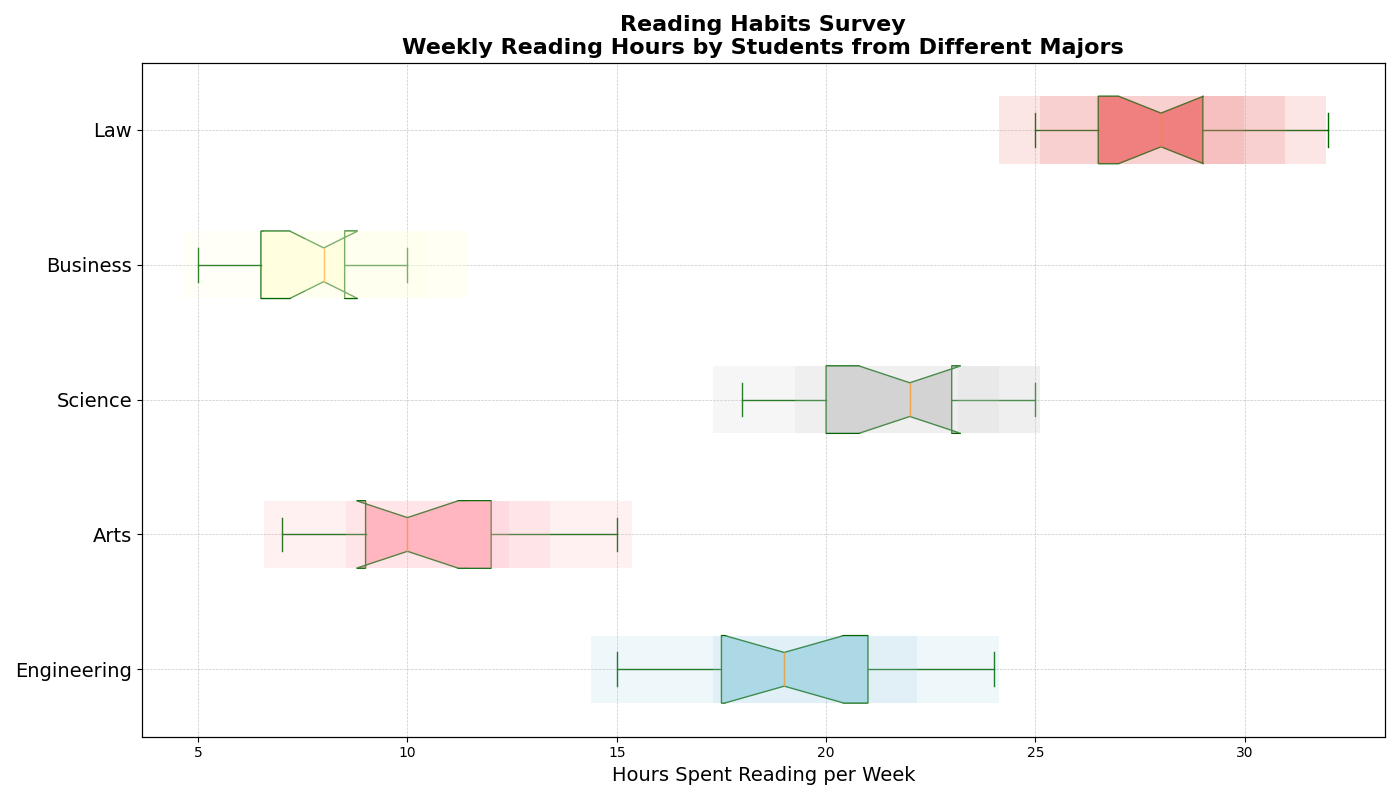

The Python source for this figure:
import matplotlib.pyplot as plt
import numpy as np

# Backstory: A survey was conducted to understand the reading habits of students from different majors.
# The data collected represents the number of hours spent reading per week.

# Constructing the data
engineering_hours = [15, 18, 21, 19, 20, 22, 24, 17, 16, 20, 23, 21, 19, 18, 17]
arts_hours = [10, 8, 12, 9, 11, 14, 15, 7, 10, 12, 13, 9, 11, 8, 10]
science_hours = [20, 22, 19, 24, 21, 23, 25, 18, 22, 21, 20, 22, 24, 19, 23]
business_hours = [5, 8, 7, 6, 9, 10, 8, 7, 6, 8, 9, 7, 10, 6, 8]
law_hours = [25, 28, 26, 29, 27, 30, 32, 26, 28, 29, 30, 27, 28, 25, 29]

# Data aggregation
data = [engineering_hours, arts_hours, science_hours, business_hours, law_hours]
majors = ["Engineering", "Arts", "Science", "Business", "Law"]

# Create the plot
fig, ax = plt.subplots(figsize=(14, 8))

# Plot the box plot
box = ax.boxplot(data, vert=False, patch_artist=True, notch=True, whis=1.5,
                 boxprops=dict(facecolor="lightgreen", color="darkgreen"),
                 whiskerprops=dict(color="darkgreen"),
                 capprops=dict(color="darkgreen"),
                 flierprops=dict(marker="o", color="red", alpha=0.5),
                 medianprops=dict(color="darkorange"))

# Set colors for each box
colors = ['lightblue', 'lightpink', 'lightgray', 'lightyellow', 'lightcoral']
for patch, color in zip(box['boxes'], colors):
    patch.set_facecolor(color)

# Add titles and labels
ax.set_title("Reading Habits Survey\nWeekly Reading Hours by Students from Different Majors", fontsize=16, fontweight='bold')
ax.set_xlabel("Hours Spent Reading per Week", fontsize=14)
ax.set_yticklabels(majors, fontsize=14)

# Add a horizontal grid for better readability
ax.grid(True, linestyle='--', linewidth=0.5, alpha=0.7)

# Histogram subplot to show distribution
ax_hist = ax.twiny()
ax_hist.set_xticks([])
for i, data_series in enumerate(data):
    hist_data = np.histogram(data_series, bins=np.arange(min(data_series) - 1, max(data_series) + 2))
    ax_hist.barh([i + 1] * len(hist_data[0]), hist_data[0], left=hist_data[1][:-1], color=colors[i],
                 alpha=0.2, height=0.5)

# Adjust layout automatically
plt.tight_layout()

# Display the plot
plt.show()
